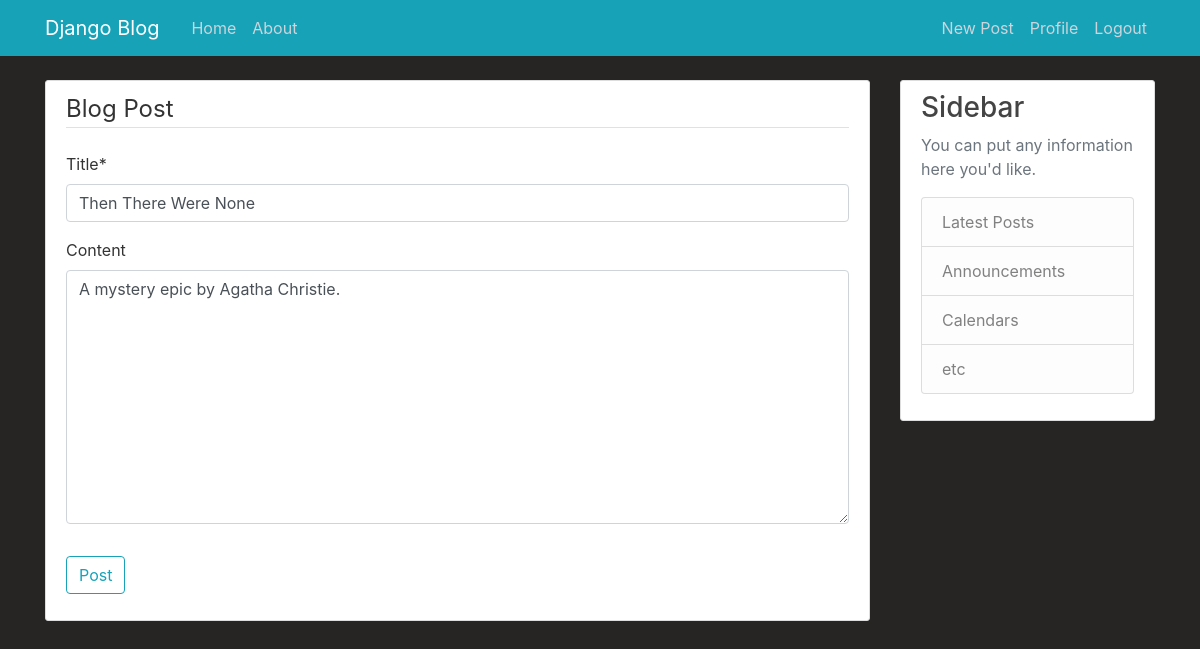
Screenshot of /post/12/update/ (signed in) with the database file from the repository.
### blog/models.py (models this page shows, shortened)
class Post(models.Model):
    title = models.CharField(max_length=100)
    content = RichTextField(blank=True, null=True)
    date_posted = models.DateTimeField(default=timezone.now)
    author = models.ForeignKey(User, on_delete=models.CASCADE)
    tags = TaggableManager()

### blog/views.py (the view, shortened to what this page needs)
# urls.py: path('post/<int:pk>/update/', PostUpdateView.as_view(), name='post-update'),
class PostUpdateView(LoginRequiredMixin, UserPassesTestMixin, UpdateView):
    model = Post
    fields = ['title', 'content']
    def test_func(self):
        post = self.get_object()
        if self.request.user == post.author:
            return True
        return False

### blog/templates/blog/post_form.html (shortened to what this page needs)
{% extends "blog/base.html" %}
{% load crispy_forms_tags %}
{% block content %}
    <div class="content-section">
        <form method="POST">
            <fieldset class="form-group">
                <legend class="border-bottom mb-4">Blog Post</legend>
                {{ form|crispy }}
            </fieldset>
            <div class="form-group">
                <button class="btn btn-outline-info" type="submit">Post</button>
            </div>
        </form>
    </div>
{% endblock content %}

### blog/static/blog/main.css (style rules this page uses)
body { background-color: #272424; color: #333333; margin-top: 5rem; }
.content-section { background: #ffffff; padding: 10px 20px; border: 1px solid #dddddd; border-radius: 3px; margin-bottom: 20px; }

### rows the page displays
Post: title "Then There Were None", content "A mystery epic by Agatha Christie."
